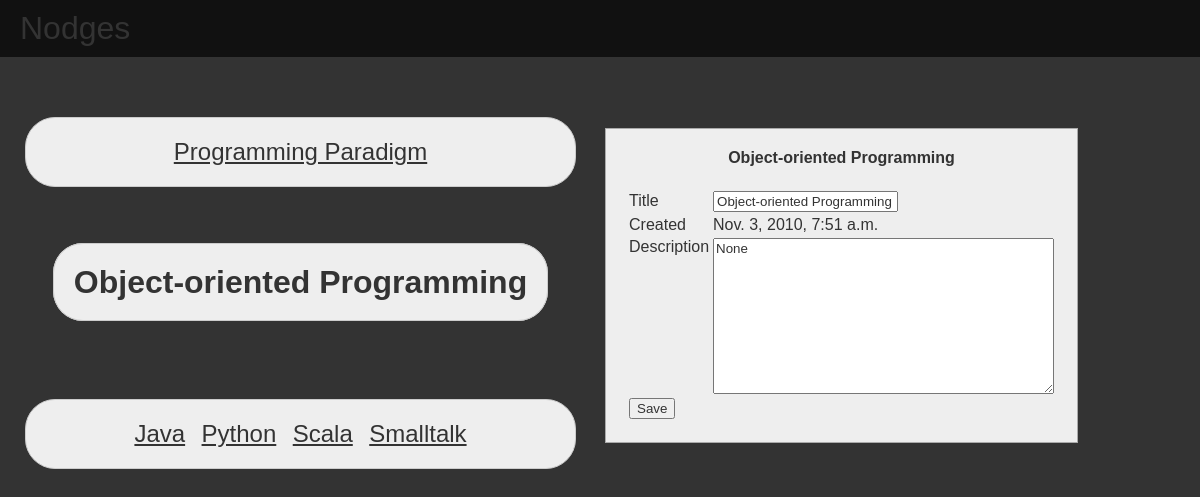
/nodges/nodes/9/view, run on the app's committed database.
### nodgessite/nodges/models.py (models this page shows, shortened)
class Node(models.Model):
    title = models.CharField(max_length=255)
    create_date = models.DateTimeField(blank=True, null=True)
    description = models.TextField(blank=True, null=True)

### nodgessite/nodges/views.py (the view)
def view(request, node_id):
    node = get_object_or_404(Node, pk=node_id)
    parent_list = Node.objects.filter(outgoing_edges__to_node__id=node.id)
    child_list = Node.objects.filter(incoming_edges__from_node__id=node.id)
    return render_to_response("nodges/view.html", {
            'node': node,
            'parent_list': parent_list,
            'child_list': child_list,
            })

### templates/nodges/view.html (shortened to what this page needs)
{% extends "nodges/base.html" %}
{% block content %}
  <table border="0" width="100%">
    <tr>
      <td width="50%">
	<table border="0" class="node-table">
	  <tr class="parents">
	    <td><div>
		{% for parent in parent_list %}
		<a href="../{{parent.id}}/view">{{parent.title}}</a>
		{% endfor %}
	    </div></td>
	  </tr>
	  <tr class="main">
	    <td>
	      <h1><span>{{node.title}}</span></h1>
	    </td>
	  </tr>
	  <tr class="children">
	    <td><div>
		{% for child in child_list %}
		<a href="../{{child.id}}/view">{{ child.title }}</a>
		{% endfor %}
	    </div></td>
	  </tr>
	</table>
      </td>
      <td width="50%">
	<table border="0" width="50%" class="detail-table">
	  <tr>
	    <td width="50%" align="center">
	      <form action="update" method="post">
		<h4 style="margin-top:0px;">{{node.title}}</h4>
		<table border="0">
		  <tr><td width="150">Title</td><td><input type="text" name="title" value="{{node.title}}"/></td></tr>
		  <tr><td>Created</td><td>{{node.create_date}}</td></tr>
		  <tr>
		    <td valign="top">Description</td>
		    <td><textarea name="description" rows="10" cols="40">{{node.description}}</textarea></td>
		  </tr>
		  <tr><td colspan="0"><input type="submit" value="Save"/></td></tr>
		</table>
	      </form>
	    </td>
	  </tr>
	</table>
	</td>
</tr>
</table>
{% endblock content %}

### templates/nodges/base.html (style rules this page uses)
body, h1, h2, h3, h4, h5, p, div, span, a, table, td, th, b, i, emph, input, label, textarea, select, option { font-family: Verdana, Arial, sans-serif; color: #333; }
body { background-color: #333; padding: 0px; margin:0px; }
.detail-table form { padding:20px; background-color: #eee; border: 1px solid #aaa; -moz-border-radius:10px; -moz-webkit-radius:10px; }
.node-table { width: 100%; }
.node-table tr.parents, .node-table tr.children { height: 180px; }
.node-table td { text-align:center; padding: 20px; }
.node-table tr.parents td div, .node-table tr.children td div, .node-table tr.main a, .node-table tr.main span { border: 1px solid #ccc; margin: 0 auto; padding: 20px; -moz-border-radius: 30px; -webkit-border-radius: 30px; background-color: #eee; }
.node-table a { padding: 2px 6px; font-weight: normal; font-size: 24px; white-space: no-wrap; }

### data on the page
Node: title "Programming Paradigm"
Node: title "Object-oriented Programming", create_date "Nov. 3, 2010, 7:51 a.m.", description "None"
Node: title "Java"
Node: title "Python"
Node: title "Scala"
Node: title "Smalltalk"
